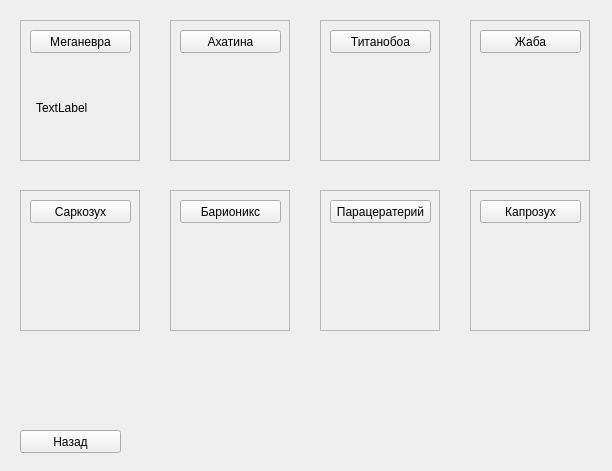
<?xml version="1.0" encoding="UTF-8"?>
<ui version="4.0">
 <class>MainWindow</class>
 <widget class="QMainWindow" name="MainWindow">
  <property name="geometry">
   <rect>
    <x>0</x>
    <y>0</y>
    <width>612</width>
    <height>471</height>
   </rect>
  </property>
  <property name="windowTitle">
   <string>MainWindow</string>
  </property>
  <widget class="QWidget" name="centralwidget">
   <widget class="QPushButton" name="return_back">
    <property name="geometry">
     <rect>
      <x>20</x>
      <y>430</y>
      <width>101</width>
      <height>23</height>
     </rect>
    </property>
    <property name="text">
     <string>Назад</string>
    </property>
    <attribute name="buttonGroup">
     <string notr="true">DinoGroup</string>
    </attribute>
   </widget>
   <widget class="QFrame" name="frame">
    <property name="geometry">
     <rect>
      <x>20</x>
      <y>20</y>
      <width>120</width>
      <height>141</height>
     </rect>
    </property>
    <property name="frameShape">
     <enum>QFrame::StyledPanel</enum>
    </property>
    <property name="frameShadow">
     <enum>QFrame::Raised</enum>
    </property>
    <widget class="QPushButton" name="Meganeura">
     <property name="geometry">
      <rect>
       <x>10</x>
       <y>10</y>
       <width>101</width>
       <height>23</height>
      </rect>
     </property>
     <property name="text">
      <string>Меганевра</string>
     </property>
     <attribute name="buttonGroup">
      <string notr="true">DinoGroup</string>
     </attribute>
    </widget>
    <widget class="QLabel" name="label">
     <property name="geometry">
      <rect>
       <x>16</x>
       <y>52</y>
       <width>91</width>
       <height>71</height>
      </rect>
     </property>
     <property name="text">
      <string>TextLabel</string>
     </property>
    </widget>
   </widget>
   <widget class="QFrame" name="frame_2">
    <property name="geometry">
     <rect>
      <x>170</x>
      <y>20</y>
      <width>120</width>
      <height>141</height>
     </rect>
    </property>
    <property name="frameShape">
     <enum>QFrame::StyledPanel</enum>
    </property>
    <property name="frameShadow">
     <enum>QFrame::Raised</enum>
    </property>
    <widget class="QPushButton" name="Achatina">
     <property name="geometry">
      <rect>
       <x>10</x>
       <y>10</y>
       <width>101</width>
       <height>23</height>
      </rect>
     </property>
     <property name="text">
      <string>Ахатина</string>
     </property>
     <attribute name="buttonGroup">
      <string notr="true">DinoGroup</string>
     </attribute>
    </widget>
   </widget>
   <widget class="QFrame" name="frame_3">
    <property name="geometry">
     <rect>
      <x>470</x>
      <y>20</y>
      <width>120</width>
      <height>141</height>
     </rect>
    </property>
    <property name="frameShape">
     <enum>QFrame::StyledPanel</enum>
    </property>
    <property name="frameShadow">
     <enum>QFrame::Raised</enum>
    </property>
    <widget class="QPushButton" name="Beelzebufo">
     <property name="geometry">
      <rect>
       <x>10</x>
       <y>10</y>
       <width>101</width>
       <height>23</height>
      </rect>
     </property>
     <property name="text">
      <string>Жаба</string>
     </property>
     <attribute name="buttonGroup">
      <string notr="true">DinoGroup</string>
     </attribute>
    </widget>
   </widget>
   <widget class="QFrame" name="frame_4">
    <property name="geometry">
     <rect>
      <x>320</x>
      <y>20</y>
      <width>120</width>
      <height>141</height>
     </rect>
    </property>
    <property name="frameShape">
     <enum>QFrame::StyledPanel</enum>
    </property>
    <property name="frameShadow">
     <enum>QFrame::Raised</enum>
    </property>
    <widget class="QPushButton" name="Titanoboa">
     <property name="geometry">
      <rect>
       <x>10</x>
       <y>10</y>
       <width>101</width>
       <height>23</height>
      </rect>
     </property>
     <property name="text">
      <string>Титанобоа</string>
     </property>
     <attribute name="buttonGroup">
      <string notr="true">DinoGroup</string>
     </attribute>
    </widget>
   </widget>
   <widget class="QFrame" name="frame_5">
    <property name="geometry">
     <rect>
      <x>20</x>
      <y>190</y>
      <width>120</width>
      <height>141</height>
     </rect>
    </property>
    <property name="frameShape">
     <enum>QFrame::StyledPanel</enum>
    </property>
    <property name="frameShadow">
     <enum>QFrame::Raised</enum>
    </property>
    <widget class="QPushButton" name="Sarcosuchus">
     <property name="geometry">
      <rect>
       <x>10</x>
       <y>10</y>
       <width>101</width>
       <height>23</height>
      </rect>
     </property>
     <property name="text">
      <string>Саркозух</string>
     </property>
     <attribute name="buttonGroup">
      <string notr="true">DinoGroup</string>
     </attribute>
    </widget>
   </widget>
   <widget class="QFrame" name="frame_6">
    <property name="geometry">
     <rect>
      <x>170</x>
      <y>190</y>
      <width>120</width>
      <height>141</height>
     </rect>
    </property>
    <property name="frameShape">
     <enum>QFrame::StyledPanel</enum>
    </property>
    <property name="frameShadow">
     <enum>QFrame::Raised</enum>
    </property>
    <widget class="QPushButton" name="Baryonyx">
     <property name="geometry">
      <rect>
       <x>10</x>
       <y>10</y>
       <width>101</width>
       <height>23</height>
      </rect>
     </property>
     <property name="text">
      <string>Барионикс</string>
     </property>
     <attribute name="buttonGroup">
      <string notr="true">DinoGroup</string>
     </attribute>
    </widget>
   </widget>
   <widget class="QFrame" name="frame_7">
    <property name="geometry">
     <rect>
      <x>320</x>
      <y>190</y>
      <width>120</width>
      <height>141</height>
     </rect>
    </property>
    <property name="frameShape">
     <enum>QFrame::StyledPanel</enum>
    </property>
    <property name="frameShadow">
     <enum>QFrame::Raised</enum>
    </property>
    <widget class="QPushButton" name="Paraceraterium">
     <property name="geometry">
      <rect>
       <x>10</x>
       <y>10</y>
       <width>101</width>
       <height>23</height>
      </rect>
     </property>
     <property name="text">
      <string>Парацератерий</string>
     </property>
     <attribute name="buttonGroup">
      <string notr="true">DinoGroup</string>
     </attribute>
    </widget>
   </widget>
   <widget class="QFrame" name="frame_8">
    <property name="geometry">
     <rect>
      <x>470</x>
      <y>190</y>
      <width>120</width>
      <height>141</height>
     </rect>
    </property>
    <property name="frameShape">
     <enum>QFrame::StyledPanel</enum>
    </property>
    <property name="frameShadow">
     <enum>QFrame::Raised</enum>
    </property>
    <widget class="QPushButton" name="Kaprosuchus">
     <property name="geometry">
      <rect>
       <x>10</x>
       <y>10</y>
       <width>101</width>
       <height>23</height>
      </rect>
     </property>
     <property name="text">
      <string>Капрозух</string>
     </property>
     <attribute name="buttonGroup">
      <string notr="true">DinoGroup</string>
     </attribute>
    </widget>
   </widget>
  </widget>
 </widget>
 <resources/>
 <connections/>
 <buttongroups>
  <buttongroup name="DinoGroup"/>
 </buttongroups>
</ui>
